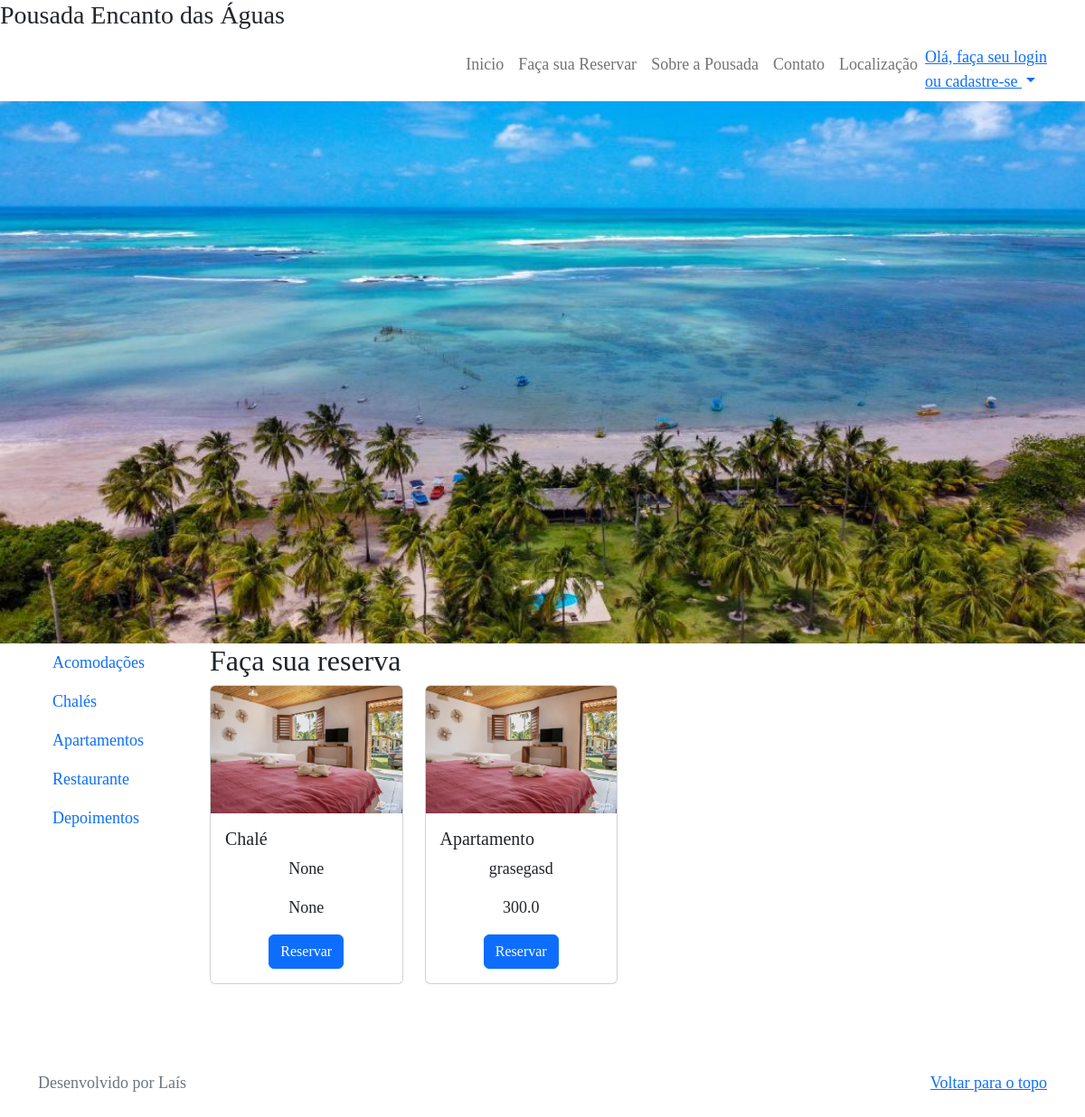
The app's page /, older data.
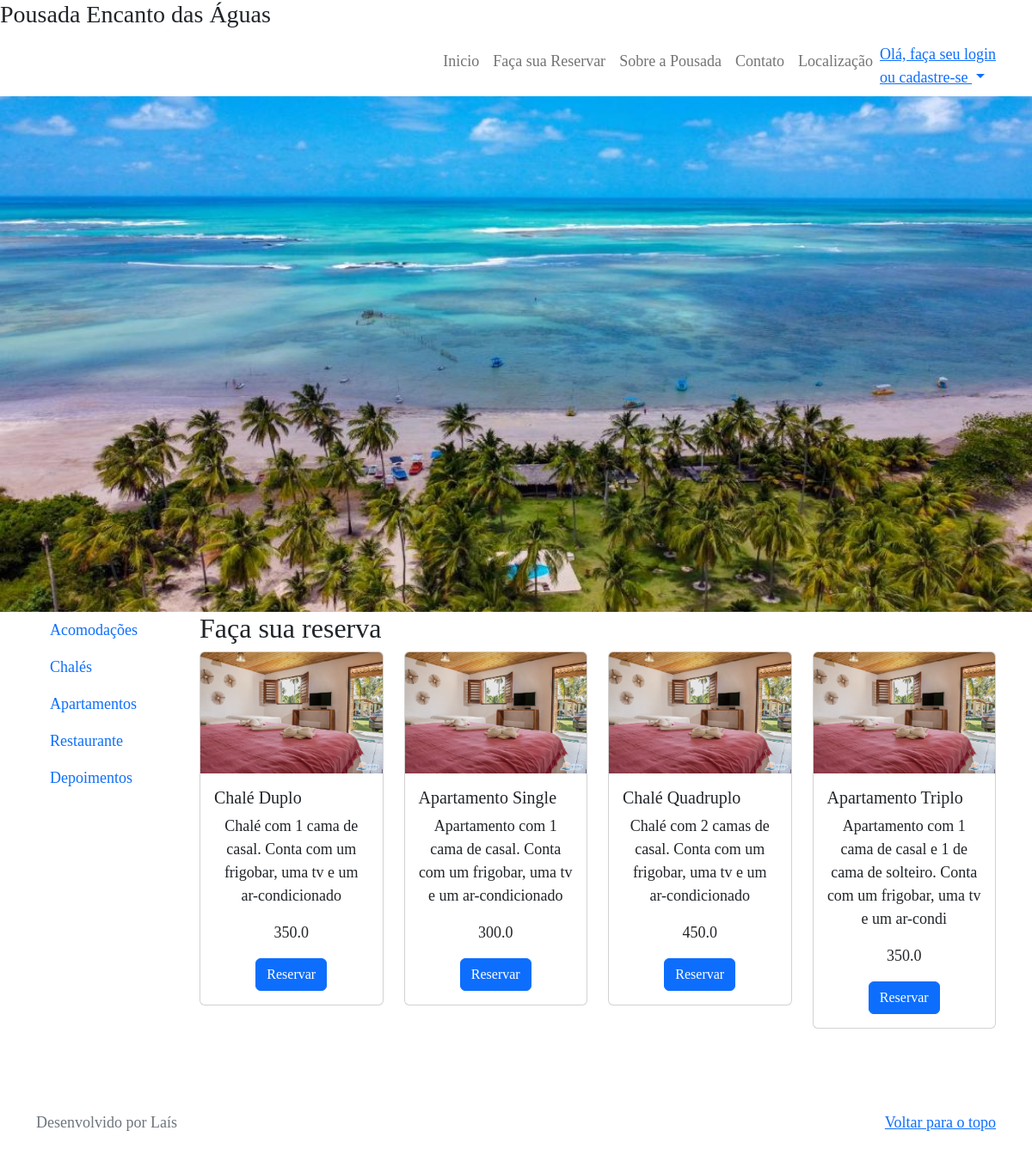
The same page, newer data.
### acomodacoes/models.py (models this page shows, shortened)
class TipoAcomodacao(models.Model):
    tipo = models.CharField(max_length=60)
    imagem = models.ImageField(null=True)
    descricao = models.CharField(max_length=100, null=True)
    valor= models.FloatField(null=True)

### acomodacoes/views.py (the view)
# urls.py: path('', listar_acomodacoes,name='listar_acomodacoes'),
def listar_acomodacoes(request):
    acomodacoes = TipoAcomodacao.objects.all()
    return render(request, 'listar_acomodacoes.html', {'acomodacoes': acomodacoes})

### templates/listar_acomodacoes.html
{% extends 'base.html' %}
{% load static %}
{% block content %}
<div class="capa-imagem">
    <img src="{% static 'acomodacoes/images/foto3.jpg'%}" class="d-block w-100" width="500" height="600" />
</div>
<div class="container">
    <div class="row mb-5">
        <div class="col-md-2">
            <ul class="nav flex-column">
                <li class="nav-item">
                    <a class="nav-link nav-header" aria-current="page" href="#">Acomodações</a>
                </li>
                <li class="nav-item">
                    <a class="nav-link" href="http://127.0.0.1:8000/detalhe/1/">Chalés</a>
                </li>
                <li class="nav-item">
                    <a class="nav-link" href="#">Apartamentos</a>
                </li>
                <li class="nav-item">
                    <a class="nav-link" href="#">Restaurante</a>
                </li>
                <li class="nav-item">
                    <a class="nav-link" href="#">Depoimentos</a>
                </li>
            </ul>
        </div>
        <div class="col-md-10">
            <h2>Faça sua reserva</h2>
            <div class="row" style="min-width:fit-content ;">
                {% for acomodacao in acomodacoes %}
                <div class="col-md-3">
                    <div class="card">
                        <img src="{% static 'acomodacoes/images/chalequad.jpeg'%}" class="card-img-top"
                            alt="card-img-cap">
                        <div class="card-body">
                            <h5 class="card-title">{{acomodacao.tipo}}</h5>
                            <div class="text-center">
                                <p class="card-text">{{acomodacao.descricao}}</p>
                                <div class="text-center">
                                    <p class="text-money">{{acomodacao.valor}}</p>
                                    <a href="#" class="btn btn-primary">Reservar</a>
                                </div>
                            </div>
                        </div>
                    </div>
                </div>
                {% endfor %}
            </div>
        </div>
    </div>
    {%endblock %}

### templates/base.html (shortened to what this page needs)
{% load static %}
<!DOCTYPE html>
<html lang="en">
<head>
    <link rel="stylesheet" href="https://cdn.jsdelivr.net/npm/bootstrap@5.2.0/dist/css/bootstrap.min.css">
    <link rel="stylesheet" href="./style.css">
    <link rel="stylesheet" href="{% static 'acomodacoes/style.css'%}">
</head>
<body>
    <header>
        <h3>Pousada Encanto das Águas</h3>
        <div id="nav-info">
            <nav class="navbar navbar-expand-lg">
                <div class="container">
                    <div class="collapse navbar-collapse" id="navbarNav">
                        <ul class="ms-auto navbar-nav">
                            <li class="nav-item">
                                <a class="nav-link" href="http://127.0.0.1:8000/#">Inicio</a>
                            </li>
                            <li class="nav-item">
                                <a class="nav-link" aria-current="page" href="#">Faça sua Reservar</a>
                            </li>
                            <li class="nav-item">
                                <a class="nav-link" href="#">Sobre a Pousada</a>
                            </li>
                            <li class="nav-item">
                                <a class="nav-link" href="#">Contato</a>
                            </li>
                            <li class="nav-item">
                                <a class="nav-link" href="#">Localização</a>
                            </li>
                            <ul class="nav col-12 col-md-auto mb-2 justify-content-center mb-md-0">
                                <li>
                                    <a class="dropdown-toggle" type="button" data-bs-toggle="dropdown" aria-expanded="false">
                                        Olá, faça seu login <br>
                                        ou cadastre-se
                                    </a>
                                </li>
                            </ul>
                        </ul>
                    </div>
                </div>
            </nav>
        </div>
    </header>
    <main>
        {% block content %}
        {% endblock %}
    </main>
    <footer class="text-muted py-5">
        <div class="container">
            <p class="float-end mb-1">
                <a href="#">Voltar para o topo</a>
            </p>
            <p class="mb-1">Desenvolvido por Laís</p>
        </div>
    </footer>
</body>
</html>

### acomodacoes/static/acomodacoes/style.css (style rules this page uses)
body { background:rgb(255, 255, 255); font-size: large; font-family: Cambria; }
header { margin: auto; white-space: normal; }

Row changes from the older to the newer data that the page shows:
changed TipoAcomodacao: tipo "Chalé" → "Chalé Duplo"; descricao "None" → "Chalé com 1 cama de casal. Conta com um frigobar, uma tv e um ar-condicionado"; valor "None" → "350.0"
changed TipoAcomodacao: tipo "Apartamento" → "Apartamento Single"; descricao "grasegasd" → "Apartamento com 1 cama de casal. Conta com um frigobar, uma tv e um ar-condicionado"
added TipoAcomodacao: tipo "Chalé Quadruplo", descricao "Chalé com 2 camas de casal. Conta com um frigobar, uma tv e um ar-condicionado", valor "450.0"
added TipoAcomodacao: tipo "Apartamento Triplo", descricao "Apartamento com 1 cama de casal e 1 de cama de solteiro. Conta com um frigobar, uma tv e um ar-condi", valor "350.0"
